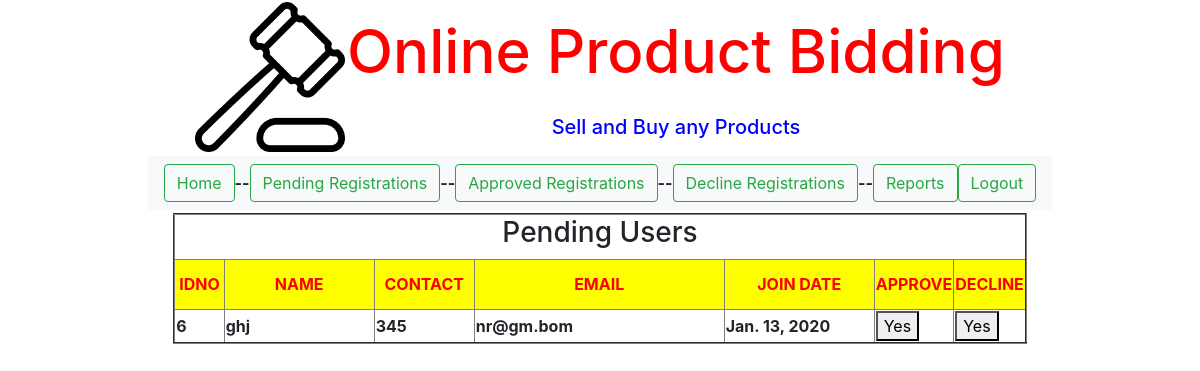
Screenshot of /badmin/pending_reg/ with the database file from the repository.
### user/models.py (models this page shows)
class RegisterModel(models.Model):
    id = models.AutoField(primary_key=True)
    name = models.CharField(max_length=30)
    contact = models.IntegerField(unique=True)
    email = models.EmailField(unique=True)
    password = models.CharField(max_length=30)
    status = models.CharField(max_length=30)
    doj = models.DateField(auto_now_add=True)

### badmin/views.py (the view)
# urls.py: path('pending_reg/',views.pendingReg,name="pending_reg"),
def pendingReg(request):
    qs = RegisterModel.objects.filter(status="pending")
    return render(request,"badmin_template/pending_reg.html",{"data":qs})

### templates/badmin_template/pending_reg.html (shortened to what this page needs)
<!doctype html>
{% load staticfiles %}
<html lang="en">
  <head>
    <link rel="stylesheet" href="https://stackpath.bootstrapcdn.com/bootstrap/4.4.1/css/bootstrap.min.css">
  </head>
  <body>
    <table align="center">
      <tr>
          <th>
              {% include "head.html" %}
          </th>
      </tr>
       <tr>
           <th>
               {% include "badmin_template/admin_menu.html" %}
           </th>
       </tr>
        <tr>
            <th>
                <table align="center" border="2">
                <tr>
                    <th colspan="7">
                        <h3 style="text-align: center">Pending Users</h3>
                    </th>
                </tr>
                    <tr>
                        <th height="50" width="50" style="text-align: center;color: red;background-color: yellow">IDNO</th>
                        <th height="50" width="150" style="text-align: center;color: red;background-color: yellow">NAME</th>
                        <th height="50" width="100" style="text-align: center;color: red;background-color: yellow">CONTACT</th>
                        <th height="50" width="250" style="text-align: center;color: red;background-color: yellow">EMAIL</th>
                        <th height="50" width="150" style="text-align: center;color: red;background-color: yellow">JOIN DATE</th>
                        <th height="50" width="50" style="text-align: center;color: red;background-color: yellow">APPROVE</th>
                        <th height="50" width="50" style="text-align: center;color: red;background-color: yellow">DECLINE</th>
                    </tr>
                    {% for x in data %}
                         <tr>
                        <td>{{ x.id }}</td>
                        <td>{{ x.name }}</td>
                        <td>{{ x.contact }}</td>
                        <td>{{ x.email }}</td>
                        <td>{{ x.doj }}</td>
                        <td>
                            <form action="{% url 'approve'%}" method="post">
                            <button type="submit">Yes</button>
                            </form>
                        </td>
                         <td>
                            <form action="{% url 'decline'%}" method="post">
                            <button type="submit">Yes</button>
                            </form>
                        </td>
                    </tr>
                    {% endfor %}
                </table>
            </th>
        </tr>
    </table>
  </body>
</html>

### rows the page displays
RegisterModel: id "6", name "ghj", contact "345", email "nr@gm.bom", doj "Jan. 13, 2020"
